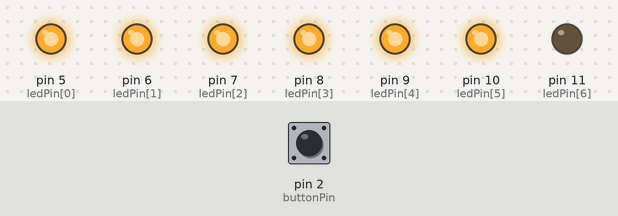
Simulated run of this sketch. Board: Arduino Uno, built with avr-gcc and run on an emulated ATmega328P. Parts: output pins drawn as LEDs (lit = HIGH). The test bench sets the inputs (shaded band); at power-on: pin 2 (buttonPin) HIGH. Random numbers use the default seed unless the sketch sets one.

Above: at 2.8 s.
2.9 s: pin 2 (buttonPin) pulled LOW for 1.2 s
At 3.6 s:
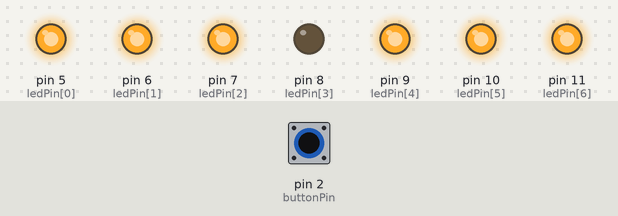
8.2 s: pin 2 (buttonPin) pulled LOW for 3.2 s
At 22.2 s:
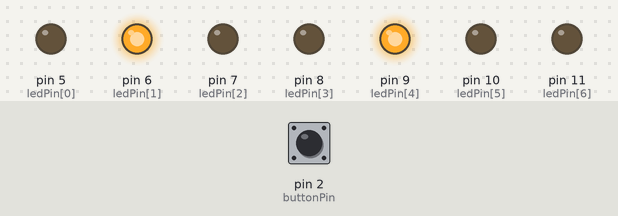
Timing chart, 0 to 27.5 s (numbered marks = the images above; inputs shaded):
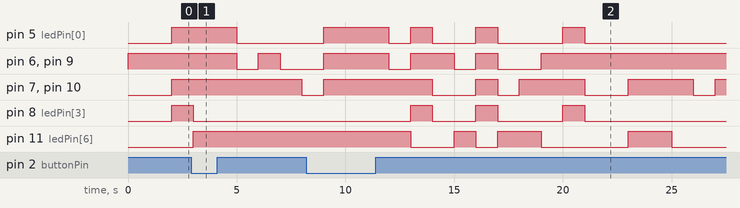

The sketch:

002_RANDOM.ino
```cpp
/**********************************************************************************
**                                                                               **
**                              DAU                                              **
**                                                                               **
**                                                                               **
**********************************************************************************/

//********** Includes *************************************************************

//********** Variables ************************************************************
const int ledPin[] = {5, 6, 7, 8, 9, 10, 11};   // donar nom en un array als pins
const int buttonPin = 2;             // donar nom al pin 2 de l’Arduino
boolean buttonEstat = LOW;           // definir variable d'estat pel polsador
unsigned long temps1=1000;
int ledNum = 7;                   // definir variable de número de leds
int numerorandom= 0;

//********** Setup ****************************************************************
void setup()
{
  for(int i = 0; i < ledNum; i++) // definir els pins com sortides
  {
    pinMode(ledPin[i], OUTPUT);
  }
  pinMode(buttonPin, INPUT);      // definir el pin 2 com una entrada

  for(int j = 0; j < ledNum ; j++)     // els leds mostren incialment 0
    {
      digitalWrite(ledPin[j], 0);
    }
}

//********** Loop *****************************************************************
void loop()
{
   buttonEstat = digitalRead (buttonPin);
  while (buttonEstat == HIGH)
  {
    numerorandom = random (1,7);

    switch (numerorandom)
    {
      case 1:
    digitalWrite(5,0);
    digitalWrite(6,0);
    digitalWrite(7,0);
    digitalWrite(8,0);
    digitalWrite(9,0);
    digitalWrite(10,0);
    digitalWrite(11,1);

    delay (temps1);
    break;

    case 2:

    digitalWrite(5,0);
  digitalWrite(6,1);
  digitalWrite(7,0);
  digitalWrite(8,0);
  digitalWrite(9,1);
  digitalWrite(10,0);
  digitalWrite(11,0);

  delay (temps1);

    break;

  case 3:
  digitalWrite(5,0);
  digitalWrite(6,0);
  digitalWrite(7,1);
  digitalWrite(8,0);
  digitalWrite(9,0);
  digitalWrite(10,1);
  digitalWrite(11,1);

  delay (temps1);
    break;

   case 4:
   digitalWrite(5,0);
  digitalWrite(6,1);
  digitalWrite(7,1);
  digitalWrite(8,0);
  digitalWrite(9,1);
  digitalWrite(10,1);
  digitalWrite(11,0);

  delay (temps1);

  break;

  case 5:
  digitalWrite(5,0);
  digitalWrite(6,1);
  digitalWrite(7,1);
  digitalWrite(8,0);
  digitalWrite(9,1);
  digitalWrite(10,1);
  digitalWrite(11,1);

  delay (temps1);

  break;

  case 6:

  digitalWrite(5,1);
  digitalWrite(6,1);
  digitalWrite(7,1);
  digitalWrite(8,1);
  digitalWrite(9,1);
  digitalWrite(10,1);
  digitalWrite(11,0);

  delay (temps1);

  break;
  }
  buttonEstat = digitalRead (buttonPin);
  }


  if (buttonEstat == LOW);
  {
  digitalWrite(5,1);
  digitalWrite(6,1);
  digitalWrite(7,1);
  digitalWrite(8,0);
  digitalWrite(9,1);
  digitalWrite(10,1);
  digitalWrite(11,1);

  delay (temps1);


  }
  }
//********** Funcions *************************************************************
```
